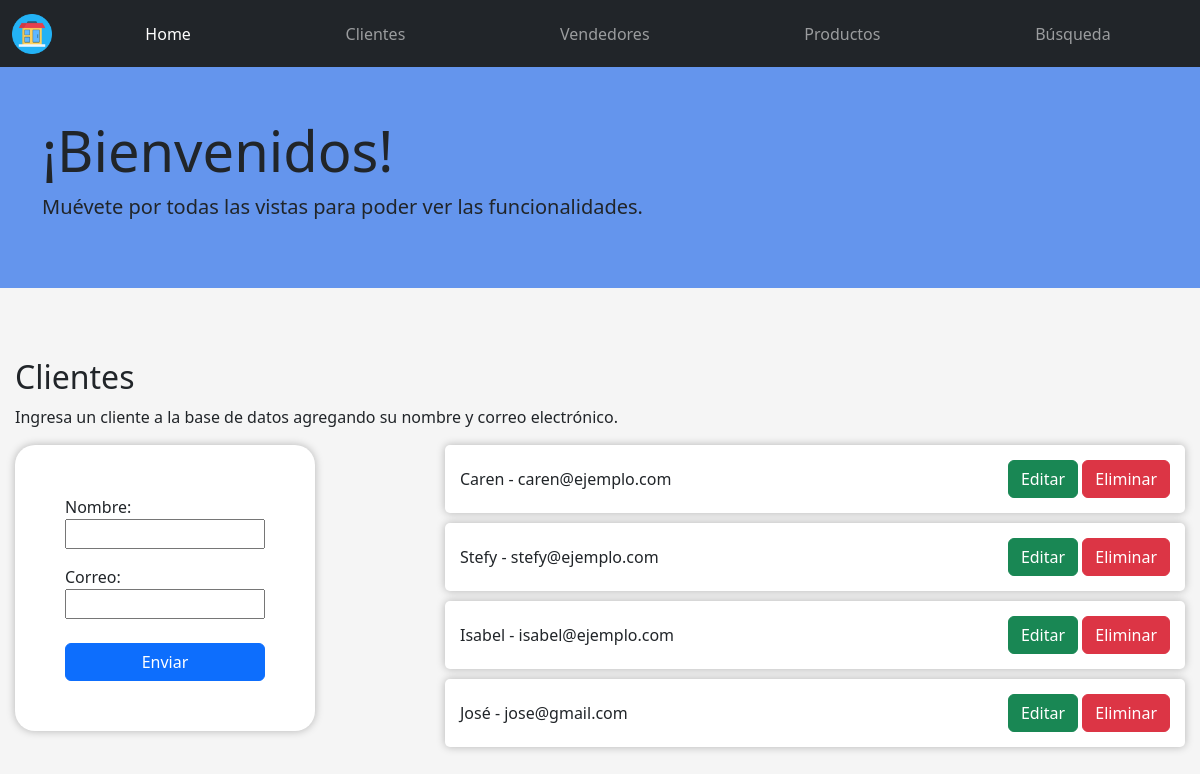
Page /cliente/ on the earlier database version.
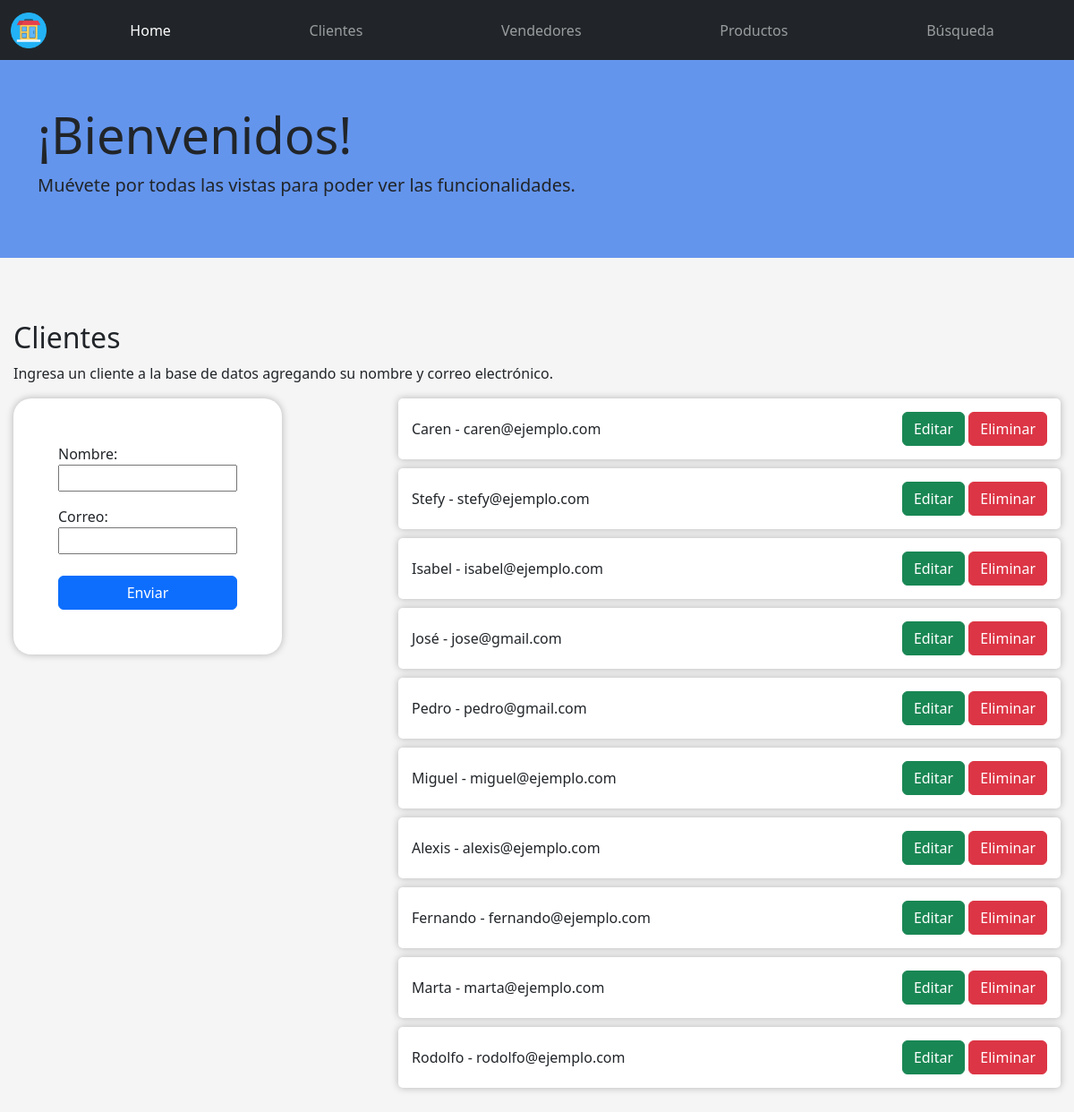
Same page on the later database version.
### App/models.py (models this page shows, shortened)
class Clients(models.Model):
    name = models.CharField(max_length=100, verbose_name="Nombre")
    email = models.EmailField(unique=True, verbose_name="Correo")
    date_joined = models.DateTimeField(auto_now_add=True, verbose_name="Creado")
    class Meta:
        verbose_name = "cliente"
        verbose_name_plural = "clientes"

### App/views.py (the view)
# urls.py: path('cliente/', client, name='cliente'),
def client(request):
    request.method == 'GET'
    clientes = Clients.objects.all()
    if request.method =='POST':
        form = ClientForm(request.POST)
        if form.is_valid:
            form.save()
            messages.success(request, 'El cliente se ha creado con éxito.')
            form = ClientForm()
            return render(request, "./app/cliente.html", {"form": form, "clientes": clientes})
    else:
        form = ClientForm()
    return render(request, "./app/cliente.html", {"form": form, "clientes": clientes})

### App/forms.py
class ClientForm(forms.ModelForm):
    class Meta:
        model = Clients
        fields = ['name', 'email']

### App/templates/app/cliente.html (shortened to what this page needs)
{% extends "app/base.html" %}
{% block content %}
<div class="row">
  <h2>Clientes</h2>
  <p>Ingresa un cliente a la base de datos agregando su nombre y correo electrónico.</p>
  <div class="col-md-4">
    <form method="post" class="creacion">
      {{ form.as_p }}
      <input class="btn btn-primary mt-2 w-100" type="submit" value="Enviar" />
    </form>
  </div>
  <div class="col-md-8">
    {% if clientes %}
      <ul class="listado-base-de-datos">
        {% for cliente in clientes %}
          <li>
            <p>{{ cliente.name }} - {{ cliente.email }}</p>
            <p>
              <a href="{% url 'cliente_editar' id_cliente=cliente.id %}" class="btn btn-success">Editar</a>
              <a href="{% url 'cliente_eliminar' id_cliente=cliente.id %}" class="btn btn-danger">Eliminar</a>
            </p>
          </li>
        {% endfor %}
      </ul>
    {% endif %}
  </div>
</div>
{% endblock %}

Differences in the rows shown:
added Clients: name "Pedro", email "pedro@gmail.com"
added Clients: name "Miguel", email "miguel@ejemplo.com"
added Clients: name "Alexis", email "alexis@ejemplo.com"
added Clients: name "Fernando", email "fernando@ejemplo.com"
added Clients: name "Marta", email "marta@ejemplo.com"
added Clients: name "Rodolfo", email "rodolfo@ejemplo.com"
